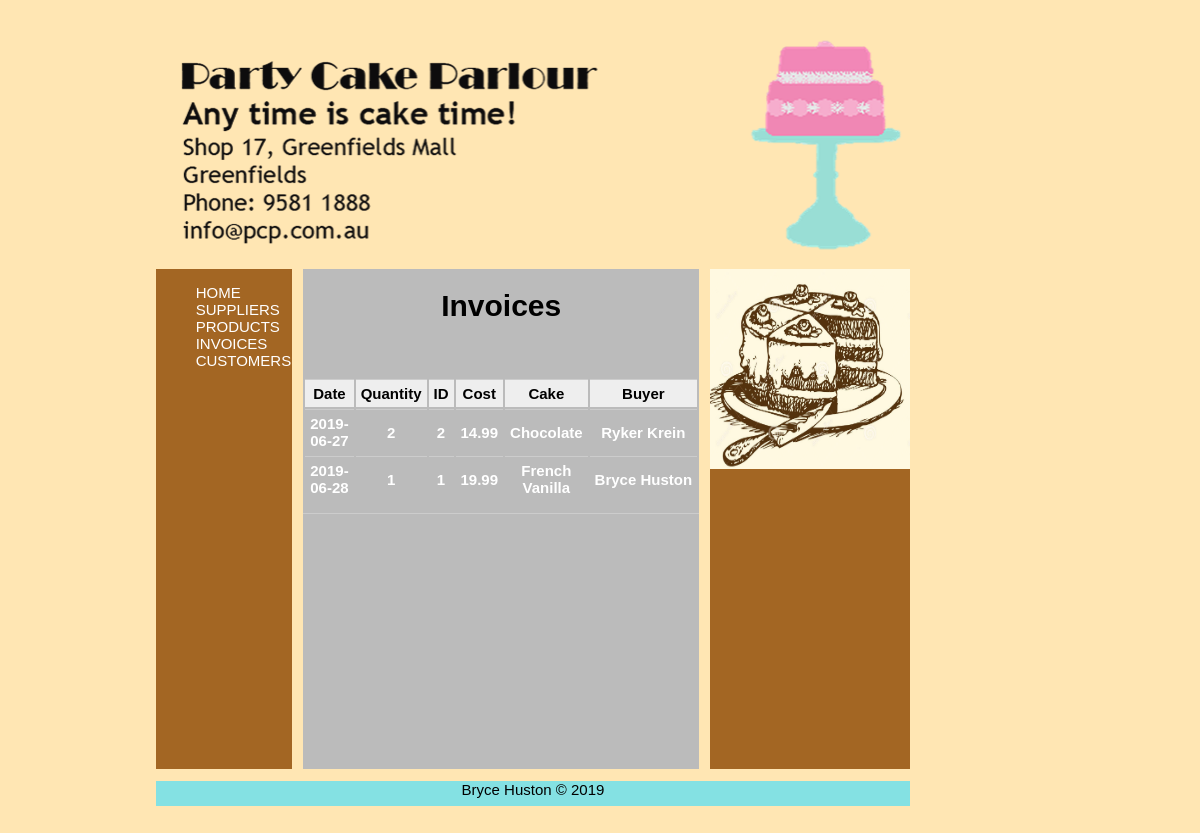
/Party_Cake_Parlour/Invoices.php, run on the app's committed database.
### tables this page shows
CREATE TABLE `invoice_line` (
  `InvoiceNo` int(11) NOT NULL,
  `ProdID` int(11) NOT NULL DEFAULT '0',
  `Qty` int(11) DEFAULT NULL
);

CREATE TABLE `invoice` (
  `InvoiceNo` int(11) NOT NULL,
  `InvoiceDate` date DEFAULT NULL,
  `CustID` int(11) DEFAULT NULL,
  `EmpID` int(11) DEFAULT NULL
);

CREATE TABLE `product` (
  `ID` int(11) NOT NULL,
  `Descr` varchar(255) DEFAULT NULL,
  `CategoryID` int(11) DEFAULT NULL,
  `CostPrice` decimal(5,2) DEFAULT NULL,
  `SuppID` int(11) DEFAULT NULL
);

CREATE TABLE `customer` (
  `ID` int(11) NOT NULL,
  `FName` varchar(25) DEFAULT NULL,
  `LName` varchar(25) DEFAULT NULL,
  `Address` varchar(255) DEFAULT NULL,
  `Suburb` varchar(255) DEFAULT NULL,
  `State` varchar(3) DEFAULT NULL,
  `Phone` char(10) DEFAULT NULL,
  `Descr` varchar(255) DEFAULT NULL
);

### Party_Cake_Parlour/Invoices.php (the view, shortened to what this page needs)
<?php
	include "templates/head.php";
		require('connect.php');
		$sql = mysqli_query($conn, "SELECT invoice.InvoiceDate, invoice_line.Qty, invoice_line.InvoiceNo, invoice_line.ProdID, invoice.CustID, invoice.EmpID FROM invoice INNER JOIN invoice_line ON invoice.InvoiceNo = invoice_line.InvoiceNo ORDER BY `invoice`.`EmpID` ASC");
		echo "<h1>Invoices</h1>";
		if(mysqli_num_rows($sql) > 0)
		{
				echo "<table class ='centre'>";
				echo "	<tr>
							<th>Date</th>
							<th>Quantity</th>
							<th>ID</th>
							<th>Cost</th>
							<th>Cake</th>
							<th>Buyer</th>
						</tr>";
			while ($row = mysqli_fetch_row($sql))
			{
				$productID = $row[3];
				$customerID = $row[4];
				$cake = mysqli_query($conn, "SELECT CostPrice, Descr FROM product WHERE ID = '$productID'");
				$cakeUse =  mysqli_fetch_row($cake);
				$customer = mysqli_query($conn, "SELECT FName, LName FROM customer WHERE ID = '$customerID'");
				$customerUse =  mysqli_fetch_row($customer);
				echo "<tr>
					<td>$row[0]</td>
					<td>$row[1]</td>
					<td>$row[2]</td>
					<td>$cakeUse[0]</td>
					<td>$cakeUse[1]</td>
					<td>$customerUse[0]&nbsp;$customerUse[1]</td>
					</tr>
				<br>";
			}
			echo "</table>";
		}
	include "templates/foot.php";
?>

### Party_Cake_Parlour/templates/head.php (shortened to what this page needs)
<!doctype html>
<html lang="en">
<head>
	<link rel="stylesheet" href="css/style.css">
</head>
<body>
	<div class="container">
		<header></header>
		<nav>
			<ul>
				<li><a href="Index.php">Home</a><li>
				<li><a href="Suppliers.php">Suppliers</a><li>
				<li><a href="Products.php">Products</a><li>
				<li><a href="Invoices.php">Invoices</a><li>
				<li><a href="Customers.php">Customers</a><li>
			</ul>
		</nav>
		<main>

### Party_Cake_Parlour/templates/foot.php
				 </main>
	 <aside>
	   <img src="images\foot.png" alt="Failed to load picture" style="width:200px;height:200px;">
	 </aside>
	  <footer><center>Bryce Huston &copy; 2019</center></footer>
	</div>
</body>

### Party_Cake_Parlour/css/style.css (style rules this page uses)
.container { font: 15px arial, sans-serif; display: grid; grid-template-rows: 1fr 2fr 1fr; grid-template-columns: 2fr 2fr 5fr 2fr 2fr; grid-template-areas: "leftCol header header header rightCol" "leftCol nav main aside rightCol" "leftCol footer footer footer rightCol"; grid-gap: .75em; max-width: 1050px; padding-right: auto; padding-left: auto; }
header { grid-area: header; background-color: teal; background: url("../images/logo.png") bottom center no-repeat ; min-height: 250px; }
nav { grid-area: nav; background-color: #a36623; }
main { grid-area: main; background-color: #bbbbbb; min-height: 100px; text-align: center; }
aside { grid-area: aside; background-color: #a36623; }
footer { grid-area: footer; background-color: #84e1e3; max-height: 25px; }
h1, h2 { text-align:center; }
ul { list-style-type:none; }
ul li { display: block; }
ul li a { text-transform: uppercase; color: white; }
a { text-decoration: none; color: black; }
table { font-weight: bold; border-bottom:1px solid #ccc; }
table.centre { margin-left:auto; margin-right:auto; padding-bottom: 10px; }
table th { background:#eee; padding:5px; border-top:1px solid #ccc; }
table td { color: white; padding:5px; border-top:1px solid #ccc; }

### Party_Cake_Parlour/templates/head.php (style rules this page uses)
body { background-color: #ffe6b3; }

### data on the page
invoice_line: InvoiceNo.InvoiceDate "2019-06-27", Qty "2", InvoiceNo "2", ProdID.CostPrice "14.99", ProdID.Descr "Chocolate", customer.FName "Ryker", customer.LName "Krein"
invoice_line: InvoiceNo.InvoiceDate "2019-06-28", Qty "1", InvoiceNo "1", ProdID.CostPrice "19.99", ProdID.Descr "French Vanilla", customer.FName "Bryce", customer.LName "Huston"
